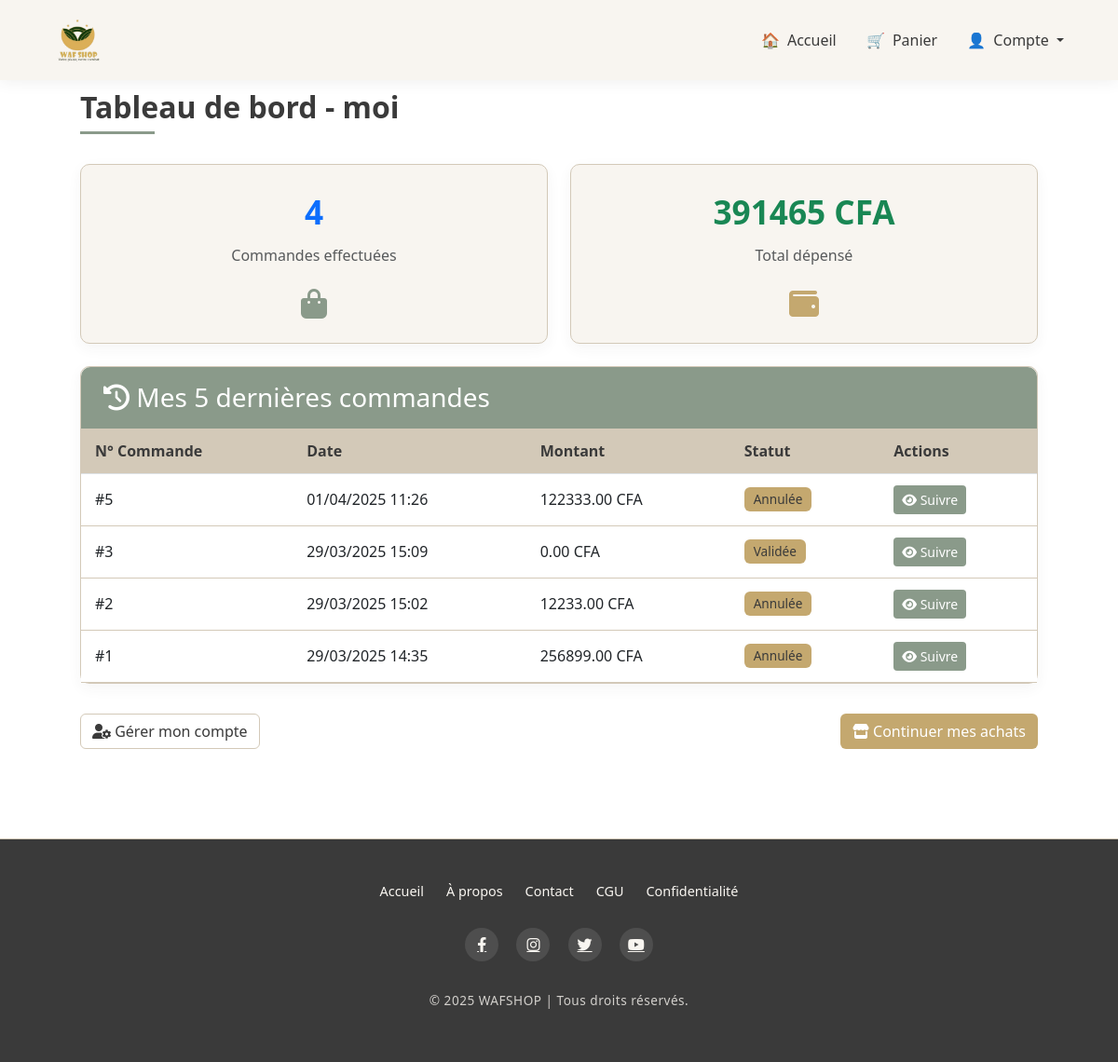
The page /accounts/dashboard/ (signed in) on the database its author committed.
### orders/models.py (models this page shows, shortened)
class Order(models.Model):
    STATUS_CHOICES = [
        ('en_attente', 'En attente'),
        ('validee', 'Validée'),
        ('annulee', 'Annulée'),
        ('livree', 'Livrée'),
    ]
    PAYMENT_METHODS = [
        ('cod', 'Paiement à la livraison'),
        ('orange_money', 'Orange Money'),
        ('mtn_money', 'MTN Mobile Money'),
        ('card', 'Carte bancaire'),
    ]
    user = models.ForeignKey(User, on_delete=models.CASCADE)
    total = models.DecimalField(max_digits=10, decimal_places=2)
    is_paid = models.BooleanField(default=False)
    payment_method = models.CharField(max_length=20, choices=PAYMENT_METHODS, default='cod')
    status = models.CharField(max_length=20, choices=STATUS_CHOICES, default='en_attente')
    created_at = models.DateTimeField(auto_now_add=True)
    full_name = models.CharField(max_length=100)
    phone = models.CharField(max_length=20)
    address = models.TextField()
    city = models.CharField(max_length=100)
    notes = models.TextField(blank=True, null=True)
    country = models.CharField(max_length=100, default="Côte d'Ivoire")

### accounts/views.py (the view)
# urls.py: path('dashboard/', views.client_dashboard, name='client_dashboard'),
@login_required
def client_dashboard(request):
    user_orders = Order.objects.filter(user=request.user)
    total_spent = user_orders.aggregate(Sum('total'))['total__sum'] or 0
    total_orders = user_orders.count()
    latest_orders = user_orders.order_by('-created_at')[:5]
    context = {
        'total_spent': total_spent,
        'total_orders': total_orders,
        'latest_orders': latest_orders,
    }
    return render(request, 'accounts/client_dashboard.html', context)

### islamic_store/context_processors.py (called while the page is built)
def unread_notifications_count(request):
    if request.user.is_authenticated:
        count = Notification.objects.filter(user=request.user, is_read=False).count()
        return {'notif_count': count}
    return {'notif_count': 0}

### accounts/templates/accounts/client_dashboard.html (shortened to what this page needs)
{% extends 'base.html' %}
{% block content %}
<div class="dashboard-container">
    <div class="container">
        <h2 class="dashboard-title">Tableau de bord - {{ request.user.username }}</h2>
        <div class="row mb-4">
            <div class="col-md-6 mb-3 mb-md-0">
                <div class="stat-card">
                    <div class="text-center">
                        <div class="stat-value text-primary">{{ total_orders }}</div>
                        <p class="text-muted">Commandes effectuées</p>
                        <i class="fas fa-shopping-bag fa-2x mt-2" style="color: var(--islamic-sage);"></i>
                    </div>
                </div>
            </div>
            <div class="col-md-6">
                <div class="stat-card">
                    <div class="text-center">
                        <div class="stat-value text-success">{{ total_spent }} CFA</div>
                        <p class="text-muted">Total dépensé</p>
                        <i class="fas fa-wallet fa-2x mt-2" style="color: var(--islamic-gold);"></i>
                    </div>
                </div>
            </div>
        </div>
        <div class="orders-card">
            <div class="card-header">
                <h3 class="mb-0"><i class="fas fa-history"></i> Mes 5 dernières commandes</h3>
            </div>
            <div class="card-body p-0">
                <div class="table-responsive">
                    <table class="table">
                        <thead>
                            <tr>
                                <th>N° Commande</th>
                                <th>Date</th>
                                <th>Montant</th>
                                <th>Statut</th>
                                <th>Actions</th>
                            </tr>
                        </thead>
                        <tbody>
                            {% for order in latest_orders %}
                            <tr>
                                <td>#{{ order.id }}</td>
                                <td>{{ order.created_at|date:"d/m/Y H:i" }}</td>
                                <td>{{ order.total }} CFA</td>
                                <td>
                                    <span class="badge
                                        {% if order.status == 'completed' %}badge-success
                                        {% elif order.status == 'cancelled' %}badge-danger
                                        {% else %}badge-warning{% endif %}">
                                        {{ order.get_status_display }}
                                    </span>
                                </td>
                                <td>
                                    <a href="{% url 'accounts:order_detail' order.id %}"
                                       class="btn btn-sm"
                                       style="background-color: var(--islamic-sage); color: white;"
                                       title="Voir les détails">
                                        <i class="fas fa-eye"></i> Suivre
                                    </a>
                                </td>
                            </tr>
                            {% endfor %}
                        </tbody>
                    </table>
                </div>
            </div>
        </div>
        <div class="action-buttons">
            <a href="{% url 'accounts:profile' %}" class="btn btn-outline-secondary">
                <i class="fas fa-user-cog"></i> Gérer mon compte
            </a>
            <a href="{% url 'store:home' %}" class="btn"
               style="background-color: var(--islamic-gold); color: white;">
                <i class="fas fa-store"></i> Continuer mes achats
            </a>
        </div>
    </div>
</div>
<link rel="stylesheet" href="https://cdnjs.cloudflare.com/ajax/libs/font-awesome/6.0.0/css/all.min.css">
{% endblock %}

### store/templates/partials/navbar.html (style rules this page uses)
:root { --islamic-sage: #8a9a8a; --islamic-sand: #d3c9b8; --islamic-clay: #b8a692; --islamic-charcoal: #3a3a3a; --islamic-ivory: #f8f5f0; --islamic-gold: #c4a86f; }

### accounts/templates/accounts/client_dashboard.html (style rules this page uses)
.dashboard-container { background: linear-gradient(rgba(248, 245, 240, 0.9),) url('/static/images/islamic-pattern-light.jpg') center/cover fixed; min-height: 100vh; padding: 3rem 2rem; }
.dashboard-title { color: var(--islamic-charcoal); font-weight: 600; margin-bottom: 2rem; position: relative; padding-bottom: 10px; }
.dashboard-title::after { content: ''; position: absolute; width: 80px; height: 3px; bottom: 0; left: 0; background-color: var(--islamic-sage); }
.stat-card { background-color: var(--islamic-ivory); border-radius: 10px; padding: 1.5rem; border: 1px solid var(--islamic-sand); box-shadow: 0 5px 15px rgba(58, 58, 58, 0.05); height: 100%; transition: all 0.3s ease; }
.stat-value { font-size: 2.2rem; font-weight: 600; margin-bottom: 0.5rem; }
.orders-card { background-color: var(--islamic-ivory); border-radius: 10px; border: 1px solid var(--islamic-sand); box-shadow: 0 5px 15px rgba(58, 58, 58, 0.05); margin-bottom: 2rem; }
.card-header { background-color: var(--islamic-sage); color: white; border-radius: 10px 10px 0 0 !important; padding: 1rem 1.5rem; }
.table { margin-bottom: 0; }
.table th { background-color: var(--islamic-sand); color: var(--islamic-charcoal); padding: 12px 15px; }
.table td { padding: 12px 15px; vertical-align: middle; border-bottom: 1px solid var(--islamic-sand); }
.badge { padding: 6px 10px; font-weight: 500; font-size: 0.85rem; }
.badge-warning { background-color: var(--islamic-gold) !important; color: var(--islamic-charcoal) !important; }
.action-buttons { display: flex; justify-content: space-between; margin-top: 2rem; }
.btn-outline-secondary { border-color: var(--islamic-sand); color: var(--islamic-charcoal); }

### rows shown on the page
Order: id "5", created_at "01/04/2025 11:26", total "122333.00", status "Annulée"
Order: id "3", created_at "29/03/2025 15:09", total "0.00", status "Validée"
Order: id "2", created_at "29/03/2025 15:02", total "12233.00", status "Annulée"
Order: id "1", created_at "29/03/2025 14:35", total "256899.00", status "Annulée"

### other values the page prints
{{ request.user.username }} "moi"
{{ total_orders }} "4"
{{ total_spent }} "391465"
